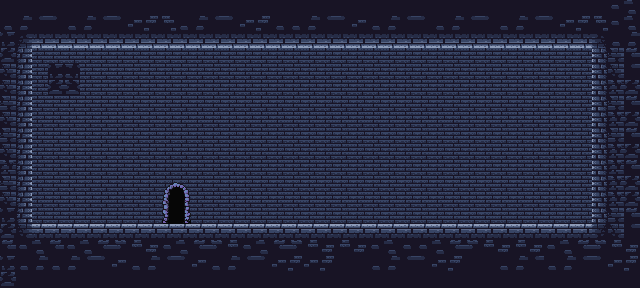

The image is a tile-based game level rendered from a .tmx file. Its description and source (layers, tilesets, objects; grid data summarised) follow:
An orthogonal 40x18 tile map with 16x16 px tiles, 3 tile layers (backGround, door, ground), 2 tilesets and 5 objects.

<map version="1.10" tiledversion="1.10.2" orientation="orthogonal" renderorder="right-down" width="40" height="18" tilewidth="16" tileheight="16" infinite="0" nextlayerid="17" nextobjectid="7">
 <tileset firstgid="1" source="Dungeon 1.tsx" />
 <tileset firstgid="271" source="Dungeon 2.tsx" />
 <group id="16" name="backGround">
  <layer id="15" name="backGround" width="40" height="18">
   <data>[720 cells, 720 non-empty, 6 distinct tile ids]</data>
  </layer>
 </group>
 <group id="2" name="spawnPoint">
  <objectgroup id="9" name="spawnPoint" />
 </group>
 <group id="3" name="quest">
  <objectgroup id="10" name="questList" />
 </group>
 <group id="4" name="accessory" />
 <group id="5" name="door">
  <objectgroup id="13" name="door">
   <object id="6" x="160" y="176" width="32" height="48" />
  </objectgroup>
  <layer id="14" name="door" width="40" height="18">
   <data>[720 cells, 6 non-empty, 6 distinct tile ids]</data>
  </layer>
 </group>
 <group id="6" name="ground">
  <layer id="12" name="ground" width="40" height="18">
   <data>[720 cells, 335 non-empty, 27 distinct tile ids]</data>
  </layer>
  <objectgroup id="11" name="ground">
   <object id="1" x="0" y="224" width="640" height="64" />
   <object id="2" x="0" y="0" width="640" height="48" />
   <object id="4" x="592" y="0" width="48" height="288" />
   <object id="5" x="0" y="0" width="32" height="288" />
  </objectgroup>
 </group>
 <group id="7" name="hideItem" />
 <group id="8" name="scale" />
</map>
